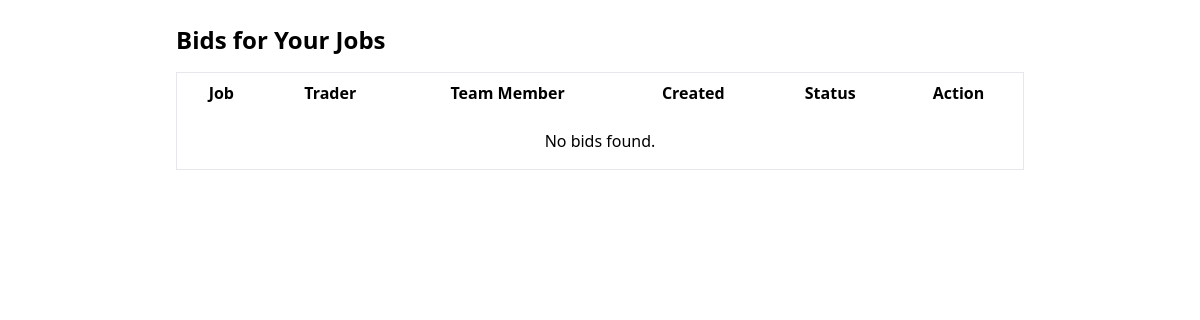
The app's page /agent/bids/ (signed in), older data.
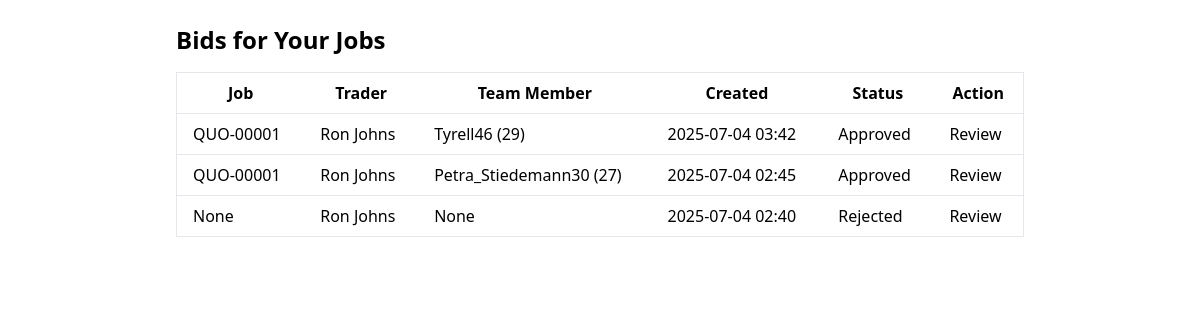
The same page, newer data.
### trader/models/biddingTrader.py (models this page shows, shortened)
class Bidding(models.Model):
    trader = models.ForeignKey(TraderRegistration, on_delete=models.CASCADE, related_name='bid_trader')
    agent = models.ForeignKey(AgentRegister, on_delete=models.SET_NULL, null=True, blank=True, related_name='bid_agent')
    jobs = models.ForeignKey(Jobs, on_delete=models.SET_NULL, null=True, blank=True, related_name='jobs_related')
    team_member = models.ForeignKey(TeamMember, on_delete=models.SET_NULL, null=True, blank=True, related_name='teams_related')
    labour_per_hour = models.DecimalField(max_digits=10, decimal_places=2, null=True, blank=True)
    callout_rate = models.DecimalField(max_digits=10, decimal_places=2, null=True, blank=True)
    parts_qty = models.PositiveIntegerField(default=0)
    parts_unit_price = models.DecimalField(max_digits=10, decimal_places=2, default=0)
    hours = models.DecimalField(max_digits=5, decimal_places=2, default=0)
    appliance_model_price = models.DecimalField(max_digits=10, decimal_places=2, default=0)
    appliance_model = models.CharField(max_length=100, blank=True, null=True)
    notes = models.TextField(blank=True, null=True)
    created_at = models.DateTimeField(auto_now_add=True)
    is_approved = models.BooleanField(null=True, blank=True, default=None, help_text="None=pending, True=approved, False=rejected")
    approved_at = models.DateTimeField(null=True, blank=True)
    approved_by = models.ForeignKey(AgentRegister, on_delete=models.SET_NULL, null=True, blank=True, related_name='approved_bids')
    approval_notes = models.TextField(blank=True, null=True)

### trader/models/jobs.py (models this page shows, shortened)
class Jobs(models.Model):
    agent = models.ForeignKey(AgentRegister, on_delete=models.CASCADE, related_name='jobs_agent')
    renter = models.ForeignKey(Renter, on_delete=models.SET_NULL, null=True, blank=True, related_name='jobs_renter')
    trader = models.ForeignKey(TraderRegistration, on_delete=models.SET_NULL, null=True, blank=True, related_name='jobs_trader')
    STATUS_CHOICES = [
        ('quoted', 'Quoted'),
        ('confirmed', 'Confirmed'),
        ('approved', 'Approved'),
        ('scheduled', 'Scheduled'),
    ]
    priority = models.BooleanField(default=False)  # True = High Priority
    job_code = models.CharField(max_length=20, unique=True)
    notes = models.TextField()
    status = models.CharField(max_length=20, choices=STATUS_CHOICES, default='quoted')
    quoted_at = models.DateTimeField(default=timezone.now)
    confirmed_at = models.DateTimeField(null=True, blank=True)
    approved_at = models.DateTimeField(null=True, blank=True)
    scheduled_at = models.DateTimeField(null=True, blank=True)
    def __str__(self):
        return self.job_code

### trader/models/registerTrader.py (models this page shows, shortened)
class TraderRegistration(models.Model):
    user = models.OneToOneField(User, on_delete=models.CASCADE, null=True, blank=True)
    name = models.CharField(max_length=255)
    email = models.EmailField()
    phone = models.CharField(max_length=50)
    password = models.CharField(max_length=255, null=True, blank=True)
    COMPANY_TYPE_CHOICES = [
        ('sole_trader', 'Sole Trader'),
        ('company', 'Company'),
    ]
    INDUSTRIES_CHOICES = [
        ('air_conditioning', 'Air Conditioning'),
        ('cleaning', 'Cleaning'),
        ('electrical', 'Electrical'),
        ('gardening', 'Gardening'),
        ('general_merchandise', 'General Merchandise'),
        ('glazing', 'Glazing'),
        ('pest_control', 'Pest Control'),
        ('plumbing-gas', 'Plumbing / Gas'),
        ('tree_cutting', 'Tree Cutting'),
        ('steel_works', 'Steel Works'),
    ]
    company_type = models.CharField(max_length=100, choices=COMPANY_TYPE_CHOICES, default='company')
    company_name = models.CharField(max_length=255, blank=True, null=True)
    company_address = models.CharField(max_length=255, blank=True, null=True)
    company_email = models.EmailField(blank=True, null=True)
    company_landline = models.CharField(max_length=50, blank=True, null=True)
    gst_registered = models.BooleanField(default=False)
    abn = models.CharField(max_length=20, blank=True, null=True)
    industry = models.CharField(max_length=100, choices=INDUSTRIES_CHOICES, blank=True, null=True)
    other_expertise = models.CharField(max_length=100, choices=INDUSTRIES_CHOICES, blank=True, null=True)
    state = models.CharField(max_length=100, blank=True)
    municipality = models.CharField(max_length=100, blank=True)
    city = models.CharField(max_length=100, blank=True)
    address_line_1 = models.CharField(max_length=255, blank=True, null=True)
    address_line_2 = models.CharField(max_length=255, blank=True, null=True)
    postal_code = models.CharField(max_length=20, blank=True)
    def __str__(self):
        return self.name

### trader/models/teamMember.py (models this page shows)
class TeamMember(models.Model):
    trader = models.ForeignKey(TraderRegistration,
        on_delete=models.CASCADE, related_name='team_members')
    teamName = models.CharField(max_length=255)
    position = models.CharField(max_length=100)
    labour_rate_per_hour = models.DecimalField(max_digits=8, decimal_places=2, null=True, blank=True)
    callout_rate = models.DecimalField(max_digits=8, decimal_places=2, null=True, blank=True)
    contact_number = models.CharField(max_length=50, blank=True)
    email = models.EmailField(blank=True)
    active_postal_codes = models.CharField(max_length=255, blank=True)  # Comma-separated
    holidays = models.TextField(blank=True)  # Store as comma-separated dates or JSON
    time_in = models.TimeField(null=True, blank=True)
    time_out = models.TimeField(null=True, blank=True)
    IsWorkInHoliday = models.BooleanField(default=False)
    holidayTime_in = models.TimeField(null=True, blank=True)
    holidayTime_out = models.TimeField(null=True, blank=True)
    def __str__(self):
        return f"{self.teamName} ({self.id})"

### agent/views.py (the view)
# urls.py: path('bids/', views.AgentBidListView.as_view(), name='agent_bid_list'),
@method_decorator(login_required, name='dispatch')
class AgentBidListView(ListView):
    model = Bidding
    template_name = 'components/home/agent_bid_list.html'
    context_object_name = 'bids'
    def get_queryset(self):
        return Bidding.objects.order_by('-created_at')
    def get_context_data(self, **kwargs):
        context = super().get_context_data(**kwargs)
        context['status_options'] = {
            None: 'Pending',
            True: 'Approved',
            False: 'Rejected',
        }
        return context

### agent/templates/components/home/agent_bid_list.html
{% extends "baseAgent.html" %}
{% block content %}
<main class="max-w-4xl mx-auto p-6">
  <h2 class="text-2xl font-bold mb-4">Bids for Your Jobs</h2>
  <table class="min-w-full bg-white border">
    <thead>
      <tr>
        <th class="px-4 py-2">Job</th>
        <th class="px-4 py-2">Trader</th>
        <th class="px-4 py-2">Team Member</th>
        <th class="px-4 py-2">Created</th>
        <th class="px-4 py-2">Status</th>
        <th class="px-4 py-2">Action</th>
      </tr>
    </thead>
    <tbody>
      {% for bid in bids %}
      <tr class="border-t">
        <td class="px-4 py-2">{{ bid.jobs }}</td>
        <td class="px-4 py-2">{{ bid.trader }}</td>
        <td class="px-4 py-2">{{ bid.team_member }}</td>
        <td class="px-4 py-2">{{ bid.created_at|date:"Y-m-d H:i" }}</td>
        <td class="px-4 py-2">
          {% if bid.is_approved is None %}Pending
          {% elif bid.is_approved %}Approved
          {% else %}Rejected
          {% endif %}
        </td>
        <td class="px-4 py-2">
          <a href="{% url 'bidding_approval' bid.pk %}" class="btn btn-primary">Review</a>
        </td>
      </tr>
      {% empty %}
      <tr><td colspan="6" class="text-center py-4">No bids found.</td></tr>
      {% endfor %}
    </tbody>
  </table>
</main>
{% endblock %}

### agent/templates/baseAgent.html (shortened to what this page needs)
<!DOCTYPE html>
<html lang="en">
<head>
    <script src="https://cdn.tailwindcss.com"></script>
</head>
    <body>
        {% block content %}
        {% endblock %}
    </body>
</html>

Row changes from the older to the newer data that the page shows:
added Bidding: jobs "QUO-00001", trader "Ron Johns", team_member "Tyrell46 (29)", created_at "2025-07-04 03:42", is_approved "Approved"
added Bidding: jobs "QUO-00001", trader "Ron Johns", team_member "Petra_Stiedemann30 (27)", created_at "2025-07-04 02:45", is_approved "Approved"
added Bidding: jobs "None", trader "Ron Johns", team_member "None", created_at "2025-07-04 02:40", is_approved "Rejected"
Text that changed along with them:
text no longer shown: "No bids found."
